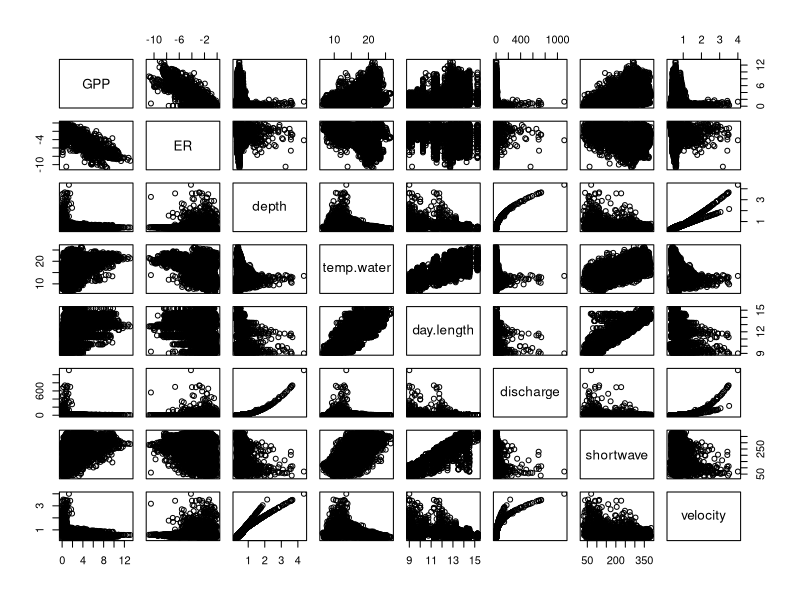
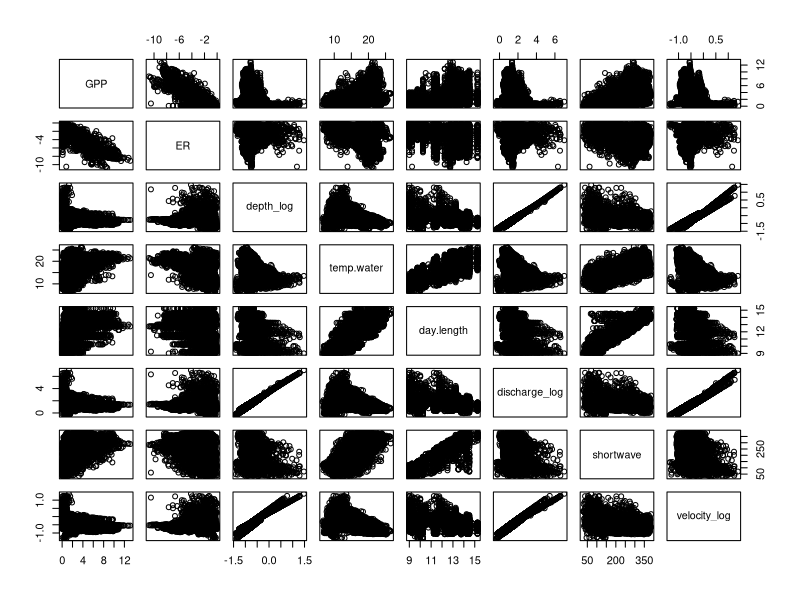

These figures' R source, in order:
#### NRES 710 Final Project
### Modeling with each river separately (Russian River ver.)
## 11.8.2022

#### Loading libraries & data ####

# Libraries
library(tidyverse)
library(lubridate)
library(lme4)

# Loading the dataset
rus_metabolism <- read.csv("russian_metabolism.csv")

# Inspecting relationships between variables
pairs(rus_metabolism[2:9])
cor(rus_metabolism[2:9])

# Log-transforming data for discharge and depth
rus_metabolism2 <- rus_metabolism %>% 
  mutate(discharge_log = log(discharge),
         depth_log = log(depth),
         velocity_log = log(velocity), 
         year = year(date))
rus_metabolism2 <- rus_metabolism2 %>% 
  select(year, GPP, ER, depth_log, temp.water, day.length, discharge_log, shortwave, velocity_log)

# Saving log-transformed as a new csv
#write.csv(rus_metabolism2, "russian_metabolism_final.csv", row.names = FALSE)

# Reinspecting relationships between variables
pairs(rus_metabolism2[2:9])
cor(rus_metabolism2[2:9])

#### Beginning modeling for GPP ####

# We do not have too many variables and I can think of reasons why each would relate to metabolism, 
# so to start I am going to test them all out with year included as a random effect
GPP_discharge <- lmer(GPP ~ discharge_log + (1 | year), data = rus_metabolism2)
GPP_solar <- lmer(GPP ~ shortwave + (1 | year), data = rus_metabolism2)
GPP_depth <- lmer(GPP ~ depth_log + (1 | year), data = rus_metabolism2)
GPP_watertemp <- lmer(GPP ~ temp.water + (1 | year), data = rus_metabolism2)
GPP_day <- lmer(GPP ~ day.length + (1 | year), data = rus_metabolism2)
GPP_velocity <- lmer(GPP ~ velocity_log + (1 | year), data = rus_metabolism2)

GPP_AIC_values <- data.frame(model = c("GPP_solar", "GPP_discharge", "GPP_depth", "GPP_watertemp", "GPP_day", "GPP_velocity"),
                     AIC = c(AIC(GPP_solar), AIC(GPP_discharge), AIC(GPP_depth), AIC(GPP_watertemp), AIC(GPP_day), AIC(GPP_velocity)))

# Water temperature was found to produce the best model (lowest AIC value)!
# Using cor() to see if there are any other variables I can add to improve the model
# that are not too correlated
cor(rus_metabolism2[2:9])

# Depth, discharge, and velocity are all options!
GPP_watertemp_depth <- lmer(GPP ~ temp.water + depth_log + (1 | year), data = rus_metabolism2)
GPP_watertemp_discharge <- lmer(GPP ~ temp.water + discharge_log + (1 | year), data = rus_metabolism2)
GPP_watertemp_velocity <- lmer(GPP ~ temp.water + velocity_log + (1 | year), data = rus_metabolism2)

GPP_AIC_values <- rbind(GPP_AIC_values, c("GPP_watertemp_depth", AIC(GPP_watertemp_depth)))
GPP_AIC_values <- rbind(GPP_AIC_values, c("GPP_watertemp_discharge", AIC(GPP_watertemp_discharge)))
GPP_AIC_values <- rbind(GPP_AIC_values, c("GPP_watertemp_velocity", AIC(GPP_watertemp_velocity)))

# Velocity with water temperature produced the best model for GPP
summary(GPP_watertemp_velocity)

#### Beginning modeling for ER ####

# Going through all variables again with year included as a random effect
ER_discharge <- lmer(ER ~ discharge_log + (1 | year), data = rus_metabolism2)
ER_solar <- lmer(ER ~ shortwave + (1 | year), data = rus_metabolism2)
ER_depth <- lmer(ER ~ depth_log + (1 | year), data = rus_metabolism2)
ER_watertemp <- lmer(ER ~ temp.water + (1 | year), data = rus_metabolism2)
ER_day <- lmer(ER ~ day.length + (1 | year), data = rus_metabolism2)
ER_velocity <- lmer(ER ~ velocity_log + (1 | year), data = rus_metabolism2)

ER_AIC_values <- data.frame(model = c("ER_solar", "ER_discharge", "ER_depth", "ER_watertemp", "ER_day", "ER_velocity"),
                             AIC = c(AIC(ER_solar), AIC(ER_discharge), AIC(ER_depth), AIC(ER_watertemp), AIC(ER_day), AIC(ER_velocity)))

# Water temperature was found to produce the best model (lowest AIC value)!
# Using cor() to see if there are any other variables I can add to improve the model
# that are not too correlated
cor(rus_metabolism2[2:9])

# Depth, discharge, and velocity are all options!
ER_watertemp_depth <- lmer(ER ~ temp.water + depth_log + (1 | year), data = rus_metabolism2)
ER_watertemp_discharge <- lmer(ER ~ temp.water + discharge_log + (1 | year), data = rus_metabolism2)
ER_watertemp_velocity <- lmer(ER ~ temp.water + velocity_log + (1 | year), data = rus_metabolism2)

ER_AIC_values <- rbind(ER_AIC_values, c("ER_watertemp_depth", AIC(ER_watertemp_depth)))
ER_AIC_values <- rbind(ER_AIC_values, c("ER_watertemp_discharge", AIC(ER_watertemp_discharge)))
ER_AIC_values <- rbind(ER_AIC_values, c("ER_watertemp_velocity", AIC(ER_watertemp_velocity)))

# Water temperature and depth produces the best model for ER!
summary(ER_watertemp_depth)
